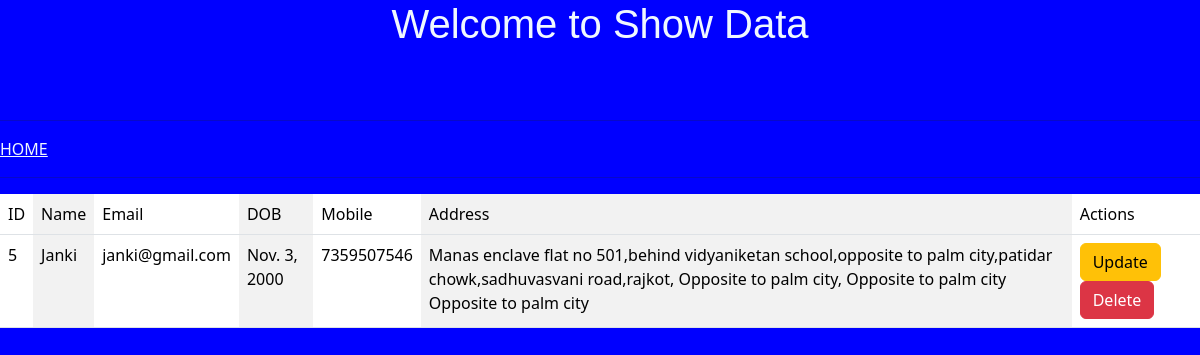
Page /showdata/ on the committed database.
### myapp/models.py (models this page shows)
class userinfo(models.Model):
    name=models.CharField(max_length=20)
    email=models.EmailField()
    dob=models.DateField()
    mobile= models.BigIntegerField()
    address=models.TextField()

### myapp/views.py (the view)
# urls.py: path('showdata/',views.showdata,name='showdata'),
def showdata(request):
    data=userinfo.objects.all()
    print(data)
    return render(request,'showdata.html', {'data': data})

### myapp/templates/showdata.html (shortened to what this page needs)
<!DOCTYPE html>
<html lang="en">
  <head>
    <link
      href="https://cdn.jsdelivr.net/npm/bootstrap@5.3.8/dist/css/bootstrap.min.css"
      rel="stylesheet"
    />
  </head>
  <body style="background-color: blue">
    <h1
      style="
        text-align: center;
        font-family: 'Lucida Sans', 'Lucida Sans Regular', 'Lucida Grande',
          'Lucida Sans Unicode', Geneva, Verdana, sans-serif;
        color: aliceblue;
      "
    >
      Welcome to Show Data
    </h1>
    <br /><br />
    <hr />
    <a style="color: aliceblue" href="/">HOME</a>
    <hr />
    <table class="table table-striped-columns">
      <tr>
        <td>ID</td>
        <td>Name</td>
        <td>Email</td>
        <td>DOB</td>
        <td>Mobile</td>
        <td>Address</td>
        <td>Actions</td>
      </tr>
      {% for i in data %}
      <tr>
        <td>{{i.id}}</td>
        <td>{{i.name}}</td>
        <td>{{i.email}}</td>
        <td>{{i.dob}}</td>
        <td>{{i.mobile}}</td>
        <td>{{i.address}}</td>
        <td><a class="btn btn-warning" href="/updatedata/{{i.id}}">Update</a>
        <a class="btn btn-danger" href="/deletedata/{{i.id}}">Delete</a></td>
      </tr>
      {% endfor %}
    </table>
  </body>
</html>

### rows in the picture
userinfo: id "5", name "Janki", email "janki@gmail.com", dob "Nov. 3, 2000", mobile "7359507546", address "Manas enclave flat no 501,behind vidyaniketan school,opposite to palm city,patidar chowk,sadhuvasvani road,rajkot, Opposite to palm city, Opposite to palm city Opposite to palm city"
